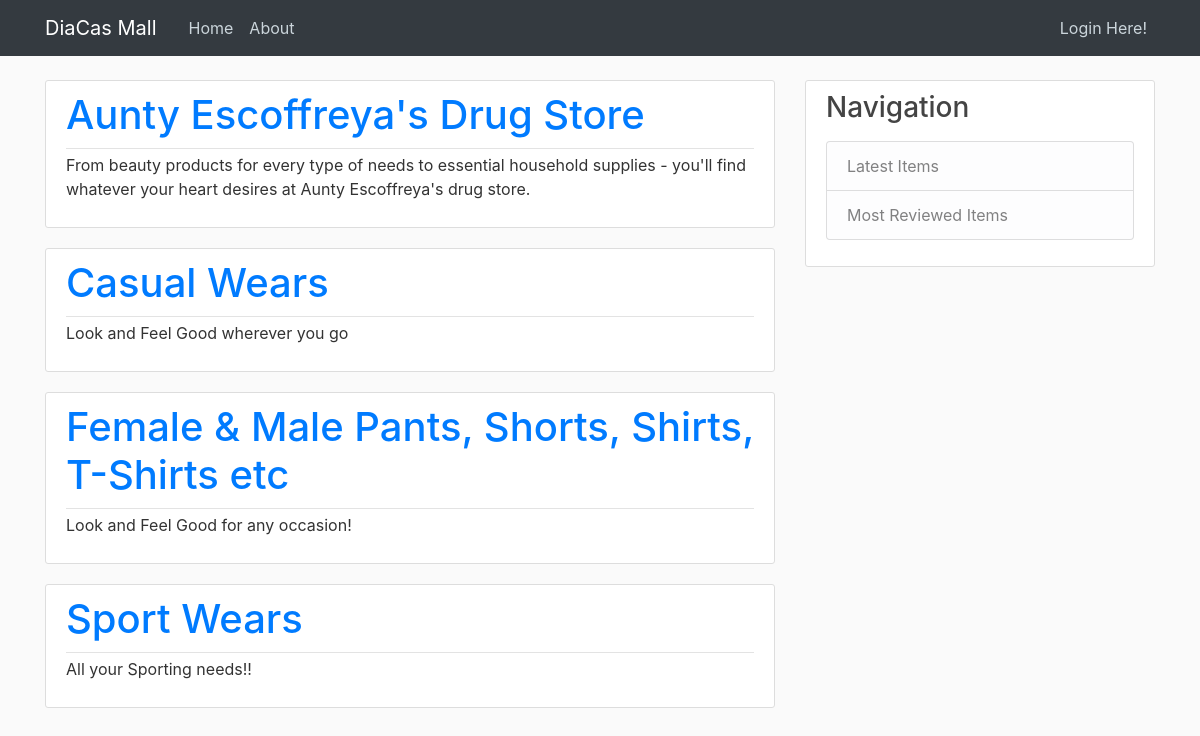
The page /home on the database its author committed.
### catalog_setup.py (models this page shows, shortened)
class Mall(Base):
    __tablename__ = 'mall'
    id = Column(Integer, primary_key=True)
    department = Column(String(80), nullable=False)
    description = Column(String(250), nullable=False)
    user_id = Column(Integer, ForeignKey('user.id'))
    user = relationship(User)

### application.py (the view)
@app.route('/')
@app.route('/home')
def showShops():
    shops = session.query(Mall).order_by(asc(Mall.department))
    if 'username' not in login_session:
        return render_template('publicMall.html', shops=shops)
    else:
        return render_template('home.html', shops=shops)

### templates/publicMall.html (shortened to what this page needs)
{% extends "layout.html" %}
{% block content %}
	{% for shop in shops %}
		<article class="media content-section">
		  <div class="media-body">
		    <div class="article-metadata">
		     <h1><a class="a" href="{{ url_for( 'showItems', mall_id=shop.id)}} ">{{ shop.department }}</a></h1>
		    </div>
		    <p class="article-content">{{ shop.description }}</p>
		  </div>
		</article>
	{% endfor %}
{% endblock content %}

### static/main.css (style rules this page uses)
body { background: #fafafa; color: #333333; margin-top: 5rem; }
h1, h2, h3, h4, h5, h6 { color: #444444; }
.content-section { background: #ffffff; padding: 10px 20px; border: 1px solid #dddddd; border-radius: 3px; margin-bottom: 20px; }
.article-content { white-space: pre-line; }
.article-metadata { padding-bottom: 1px; margin-bottom: 4px; border-bottom: 1px solid #e3e3e3 }

### rows shown on the page
Mall: department "Aunty Escoffreya's Drug Store", description "From beauty products for every type of needs to essential household supplies - you'll find whatever your heart desires at Aunty Escoffreya's drug store."
Mall: department "Casual Wears", description "Look and Feel Good wherever you go"
Mall: department "Female & Male Pants, Shorts, Shirts, T-Shirts etc", description "Look and Feel Good for any occasion!"
Mall: department "Sport Wears", description "All your Sporting needs!!"
